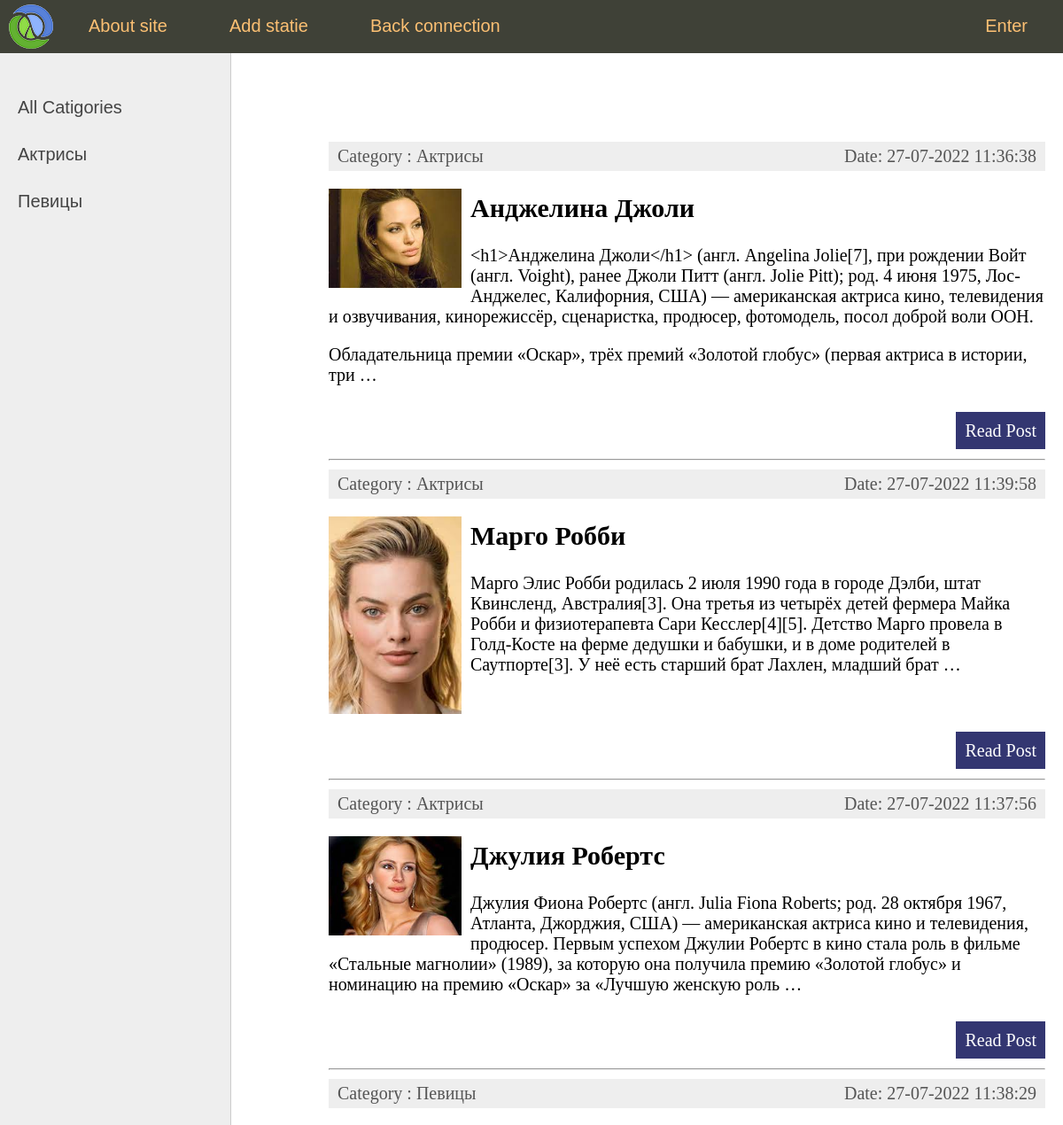
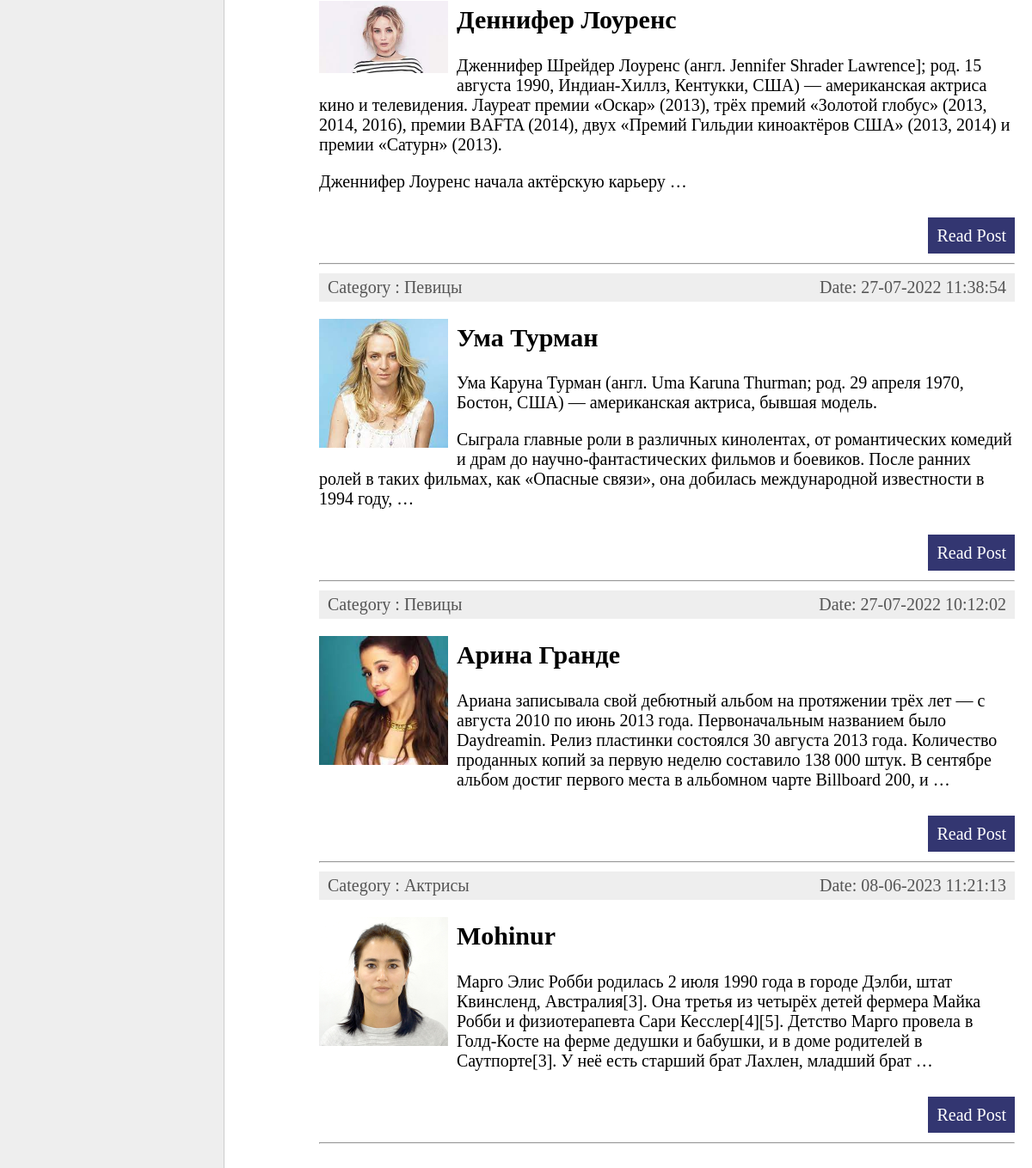
The page / on the database its author committed (2 pictures, top to bottom).
### women/models.py (models this page shows, shortened)
class Category(models.Model):
    name=models.CharField(max_length=100, db_index=True, verbose_name="Category")
    def __str__(self):
        return self.name
    def get_absolute_url(self):
        return reverse('category', kwargs={'cat_id':self.pk})
    class Meta:
        verbose_name="Category"
        verbose_name_plural="Categories"
        ordering=['id']

class Women(models.Model):
    title=models.CharField(max_length=255, verbose_name="Загаловок")
    content=models.TextField(blank=True, verbose_name=" Текст статьи")
    photo=models.ImageField(upload_to="photos/%Y/%m/d", verbose_name="Фото")
    time_create=models.DateTimeField(auto_now_add=True, verbose_name="Время создания")
    time_update=models.DateTimeField(auto_now=True, verbose_name="Время изменения")
    is_published=models.BooleanField(default=True, verbose_name="Публикация")
    cat=models.ForeignKey(Category, on_delete=models.PROTECT, null=True, verbose_name="Категории")
    def get_absolute_url(self):
        return reverse('post', kwargs={'post_id':self.pk})
    class Meta:
        verbose_name='Известные женщины'
        verbose_name_plural='Известные женщины'
        ordering=['time_create','title']

### women/views.py (the view)
# urls.py: path('', views.post_page, name='home'),
def post_page(request):
    posts = Women.objects.all()
    cats = Category.objects.all()
    context = {
        'posts':posts,
        'title':'Home Page',
        'menu':menu,
        'cats':cats
    }
    return render(request, 'women/post_page.html', context=context)

### women/templates/women/post_page.html (shortened to what this page needs)
{% extends 'women/base.html' %}
{% block content %}
<ul class="list-article">
    {% for post in posts %}
        <div class="article-panel">
        <p class="first">Category : {{ post.cat }}</p>
        <p class="last"> Date: {{ post.time_update|date:"d-m-Y H:i:s"}}</p>
        </div>
        {% if post.photo %}
            <p><img class="img-article-left thumb" src="{{ post.photo.url }}"></p>
        {% endif %}
        <h2>{{ post.title}}</h2>
        <p>{{post.content|linebreaks|truncatewords:50 }}</p>
        <p class="link-read-post"><a href="{{ post.get_absolute_url }}">Read Post</a></p>
        <hr>
    {% endfor %}
</ul>
{% endblock %}

### women/templates/women/base.html (shortened to what this page needs)
{% load static %}
<!DOCTYPE html>
<html>
<head>
	<link type="text/css" href="{% static 'women/css/styles.css' %}" rel="stylesheet" />
</head>
<body>
<table class="table-page" border=0 cellpadding="0" cellspacing="0">
<tr><td valign=top>
{% block mainmenu %}
		<div class="header">
			<ul id="mainmenu" class="mainmenu">
			<li class="logo"><a href="{% url 'home' %}"><div class="logo"></div></a></li>
	{% for m in menu %}
		{% if not forloop.last %}
			<li><a href="{% url m.url_name %}">{{m.title}}</a></li>
		{% else %}
			<li class="last"><a href="{% url m.url_name %}">{{m.title}}</a></li>
		{% endif %}
	{% endfor %}
			</ul>
		</div>
{% endblock mainmenu %}
<table class="table-content" border=0 cellpadding="0" cellspacing="0">
<td valign="top" class="left-chapters">
	<ul id="leftchapters">
		<li><a href="{% url 'home' %}">All Catigories</a></li>
		{% for cat in cats %}
			<li><a href="{{ cat.get_absolute_url }}">{{ cat.name }}</a></li>
		{% endfor %}
	</ul>
</td>
<td valign="top" class="content">
	<div class="content-text">
	{% block content %}
	{% endblock %}
	</div>
</td>
</body>
</html>

### women/static/women/css/styles.css (style rules this page uses)
html, body { font-family: 'Arial'; margin: 0; padding: 0; height: 100%; width: 100%; color: #444; }
a { color: #0059b2; text-decoration: none; }
img { max-width: 600px; height: auto; }
img.img-article-left { max-width: 300px; height: auto; float: left; padding: 0 10px 10px 0; }
img.img-article-left.thumb { max-width: 150px; height: auto; }
p.link-read-post { text-align: right; }
p.link-read-post a { padding: 10px; min-width: 100px; background: #333671; color: #fff; text-decoration: none; }
div.article-panel { background: #eee; padding: 5px 10px 5px 10px; box-sizing: border-box; overflow: hidden; color: #555; }
div.article-panel p.first { margin: 0; float: left; }
div.article-panel p.last { margin: 0; float: right; }
.table-page { width: 100%; height: 100%; vertical-align: top; }
.table-page tr { height: 100%; }
.header { background: #3F4137; height: 60px; }
.logo { background: url('../images/logo.png') no-repeat 10px 5px; width: 70px; height: 60px; }
ul.mainmenu { list-style: none; margin: 0; padding: 0; height: 60px; color: #fdc073; font-size: 20px; overflow: hidden; }
ul.mainmenu li { float: left; margin: 18px 40px 0 30px; }
ul.mainmenu li.logo { margin: 0; }
ul.mainmenu li.last { float: right; }
ul.mainmenu li a { color: #fdc073; text-decoration: none; }
.table-content { width: 100%; min-height: 100%; height: 100%; }
.left-chapters { margin: 0; background: #eee; border-right: 1px solid #ccc; min-height: 100%; }
.left-chapters ul { width: 230px; min-height: 100%; margin: 0; padding: 20px 10px 10px 20px; list-style: none; font-size: 20px; }
.left-chapters ul li { margin: 30px 0 0 0; color: #999; }
.left-chapters ul li a { color: #444; text-decoration: none; }
.content { padding: 40px 20px 20px 40px; width: 100%; box-sizing: border-box; }
.content-text { margin: 60px 0 0 30px; color: #000; font-size: 20px; font-family: Yandex Sans Display Light; }

### rows shown on the page
Category: name "Актрисы"
Category: name "Певицы"
Women: cat "Актрисы", time_update "27-07-2022 11:36:38", photo (picture), title "Анджелина Джоли", content "<h1>Анджелина Джоли</h1> (англ. Angelina Jolie[7], при рождении Войт (англ. Voight), ранее Джоли Питт (англ. Jolie Pitt); род. 4 июня 1975, Лос-Анджелес, Калифорния, США) — американская актриса кино, телевидения и озвучивания, кинорежиссёр, сценаристка, продюсер, фотомодель, посол доброй воли ООН. Обладательница премии «Оскар», трёх премий «Золотой глобус» (первая актриса в истории, три …"
Women: cat "Актрисы", time_update "27-07-2022 11:39:58", photo (picture), title "Марго Робби", content "Марго Элис Робби родилась 2 июля 1990 года в городе Дэлби, штат Квинсленд, Австралия[3]. Она третья из четырёх детей фермера Майка Робби и физиотерапевта Сари Кесслер[4][5]. Детство Марго провела в Голд-Косте на ферме дедушки и бабушки, и в доме родителей в Саутпорте[3]. У неё есть старший брат Лахлен, младший брат …"
Women: cat "Актрисы", time_update "27-07-2022 11:37:56", photo (picture), title "Джулия Робертс", content "Джулия Фиона Робертс (англ. Julia Fiona Roberts; род. 28 октября 1967, Атланта, Джорджия, США) — американская актриса кино и телевидения, продюсер. Первым успехом Джулии Робертс в кино стала роль в фильме «Стальные магнолии» (1989), за которую она получила премию «Золотой глобус» и номинацию на премию «Оскар» за «Лучшую женскую роль …"
Women: cat "Певицы", time_update "27-07-2022 11:38:29", photo (picture), title "Деннифер Лоуренс", content "Дженнифер Шрейдер Лоуренс (англ. Jennifer Shrader Lawrence]; род. 15 августа 1990, Индиан-Хиллз, Кентукки, США) — американская актриса кино и телевидения. Лауреат премии «Оскар» (2013), трёх премий «Золотой глобус» (2013, 2014, 2016), премии BAFTA (2014), двух «Премий Гильдии киноактёров США» (2013, 2014) и премии «Сатурн» (2013). Дженнифер Лоуренс начала актёрскую карьеру …"
Women: cat "Певицы", time_update "27-07-2022 11:38:54", photo (picture), title "Ума Турман", content "Ума Каруна Турман (англ. Uma Karuna Thurman; род. 29 апреля 1970, Бостон, США) — американская актриса, бывшая модель. Сыграла главные роли в различных кинолентах, от романтических комедий и драм до научно-фантастических фильмов и боевиков. После ранних ролей в таких фильмах, как «Опасные связи», она добилась международной известности в 1994 году, …"
Women: cat "Певицы", time_update "27-07-2022 10:12:02", photo (picture), title "Арина Гранде", content "Ариана записывала свой дебютный альбом на протяжении трёх лет — с августа 2010 по июнь 2013 года. Первоначальным названием было Daydreamin. Релиз пластинки состоялся 30 августа 2013 года. Количество проданных копий за первую неделю составило 138 000 штук. В сентябре альбом достиг первого места в альбомном чарте Billboard 200, и …"
Women: cat "Актрисы", time_update "08-06-2023 11:21:13", photo (picture), title "Mohinur", content "Марго Элис Робби родилась 2 июля 1990 года в городе Дэлби, штат Квинсленд, Австралия[3]. Она третья из четырёх детей фермера Майка Робби и физиотерапевта Сари Кесслер[4][5]. Детство Марго провела в Голд-Косте на ферме дедушки и бабушки, и в доме родителей в Саутпорте[3]. У неё есть старший брат Лахлен, младший брат …"

### other values the page prints
{{ m.title }} "About site" "Add statie" "Back connection"
{{ m.title }} "Enter"
